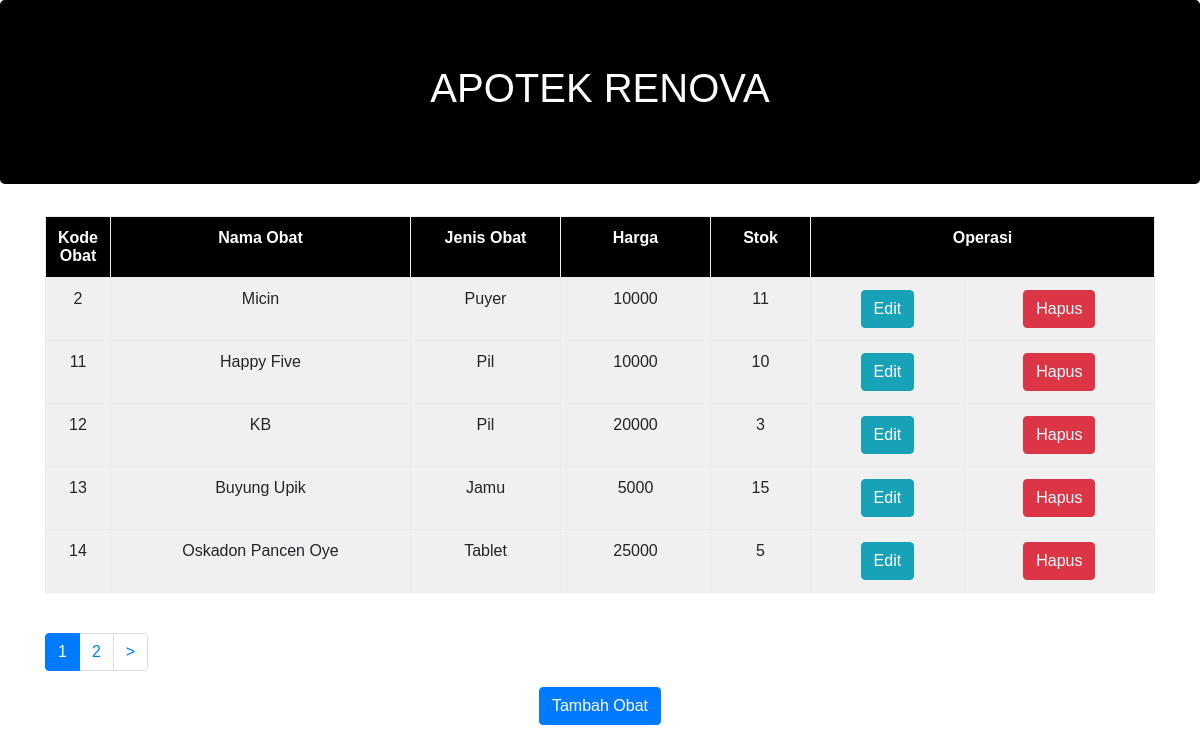
The page / on the database its author committed.
### tables this page shows
CREATE TABLE IF NOT EXISTS `obat` (
`kode_obat` int(11) NOT NULL,
  `nama_obat` varchar(200) NOT NULL,
  `jenis_obat` varchar(50) NOT NULL,
  `harga_obat` int(10) NOT NULL,
  `stok` int(10) NOT NULL
);

### index.php (called while the page is built, shortened)
<?php
require_once BASEPATH.'core/CodeIgniter.php';

### application/models/m_apotek.php (called while the page is built, shortened)
<?php
class m_apotek extends CI_Model{
	public function tampil_obat($num,$offset){
		$query = $this->db->get('obat', $num, $offset);
			return $query->result();
	}
}
?>

### application/views/v_apotek.php (the view, shortened to what this page needs)
<html>
<head>
	<link rel="stylesheet" media="all" href="<?php echo base_url()?>assets/css/bootstrap.css" type="text/css" >
	<link rel="stylesheet" media="all" href="<?php echo base_url()?>assets/css/bootstrap.min.css" type="text/css" >
	<link rel="stylesheet" media="all" href="<?php echo base_url()?>assets/css/style.css" type="text/css" >
</head>
<body>
	<div class="jumbotron" style="background-color:#000;">
	<header><h1>APOTEK RENOVA</h1></header>
	</div>
	<div class="container">
	<table class="table table-bordered">
		<tr class="text-center">
			<th width="50px">Kode Obat</th>
			<th width="300px">Nama Obat</th>
			<th width="150px">Jenis Obat</th>
			<th width="150px">Harga</th>
			<th width="100px">Stok</th>
			<th colspan="2">Operasi</th>
		</tr>
		<?php
		foreach($obat as $u){
		?>
		<tr>
			<td><?php echo $u->kode_obat ?></td>
			<td><?php echo $u->nama_obat ?></td>
			<td><?php echo $u->jenis_obat ?></td>
			<td><?php echo $u->harga_obat ?></td>
			<td><?php echo $u->stok ?></td>
			<td><a href='<?php echo site_url('Apotek/edit/'.$u->kode_obat); ?>' class="btn btn-info">Edit</a></td>
			<td><a href='<?php echo site_url('Apotek/hapus/'.$u->kode_obat); ?>' class="btn btn-danger">Hapus</a></td>
		</tr>
		<?php } ?>
	</table><br>
        <center><ul class="pagination">
            <?php echo $halaman; ?>
        </ul></center>
	</div>
	<center><a href='<?php echo site_url('Apotek/tambah_obat'); ?>' class="btn btn-primary">Tambah Obat</a></center>
</body>
</html>

### application/controllers/Apotek.php (shortened to what this page needs)
<?php
		class Apotek extends CI_Controller{
			public function __construct(){
				$this->load->model('m_apotek');
			}
			public function index(){
				$tbl = $this->db->get('obat');
				$config['base_url'] = base_url().'index.php/Apotek/index/';
				$config['total_rows'] = $tbl->num_rows();
				$config['per_page'] = 5;
				$config['uri_segment'] = 3;
				$choice = $config["total_rows"] / $config["per_page"];
				$config["num_links"] = floor($choice);
				$config['full_tag_open'] 	= '<div class="pagging text-center"><nav><ul class="pagination">';
				$config['full_tag_close'] 	= '</ul></nav></div>';
				$config['num_tag_open'] 	= '<li class="page-item"><span class="page-link">';
				$config['num_tag_close'] 	= '</span></li>';
				$config['cur_tag_open'] 	= '<li class="page-item active"><span class="page-link">';
				$config['cur_tag_close'] 	= '<span class="sr-only">(current)</span></span></li>';
				$config['next_tag_open'] 	= '<li class="page-item"><span class="page-link">';
				$config['next_tagl_close'] 	= '<span aria-hidden="true">&raquo;</span></span></li>';
				$config['prev_tag_open'] 	= '<li class="page-item"><span class="page-link">';
				$config['prev_tagl_close'] 	= '</span></li>';
				$config['first_tag_open'] 	= '<li class="page-item"><span class="page-link">';
				$config['first_tagl_close'] = '</span></li>';
				$config['last_tag_open'] 	= '<li class="page-item"><span class="page-link">';
				$config['last_tagl_close'] 	= '</span></li>';
				$this->pagination->initialize($config);
				$data['halaman'] = $this->pagination->create_links();
				$page = $this->uri->segment(3,0);
				$data['obat'] = $this->m_apotek->tampil_obat($config['per_page'], $page);
				$this->load->view('v_apotek',$data);
			}
			}
?>

### assets/css/style.css (style rules this page uses)
body { font-family:helvetica; }
header { text-align:center; background-color:#000; color:#fff; }
th { background-color:#000; color:#fff; }
td { text-align:center; background-color:rgb(240, 240, 240); }

### rows shown on the page
obat: kode_obat "2", nama_obat "Micin", jenis_obat "Puyer", harga_obat "10000", stok "11"
obat: kode_obat "11", nama_obat "Happy Five", jenis_obat "Pil", harga_obat "10000", stok "10"
obat: kode_obat "12", nama_obat "KB", jenis_obat "Pil", harga_obat "20000", stok "3"
obat: kode_obat "13", nama_obat "Buyung Upik", jenis_obat "Jamu", harga_obat "5000", stok "15"
obat: kode_obat "14", nama_obat "Oskadon Pancen Oye", jenis_obat "Tablet", harga_obat "25000", stok "5"

### other values the page prints
$halaman "1 2 >"
